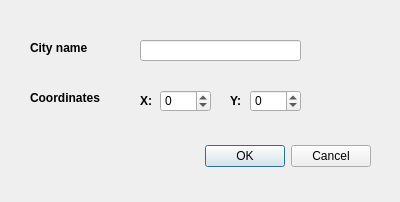
<?xml version="1.0" encoding="UTF-8"?>
<ui version="4.0">
 <class>addCityDialog</class>
 <widget class="QDialog" name="addCityDialog">
  <property name="geometry">
   <rect>
    <x>0</x>
    <y>0</y>
    <width>400</width>
    <height>202</height>
   </rect>
  </property>
  <property name="windowTitle">
   <string>Add City</string>
  </property>
  <widget class="QDialogButtonBox" name="buttonBox">
   <property name="geometry">
    <rect>
     <x>30</x>
     <y>140</y>
     <width>341</width>
     <height>32</height>
    </rect>
   </property>
   <property name="orientation">
    <enum>Qt::Horizontal</enum>
   </property>
   <property name="standardButtons">
    <set>QDialogButtonBox::Cancel|QDialogButtonBox::Ok</set>
   </property>
  </widget>
  <widget class="QLineEdit" name="lineEdit_addCity_name">
   <property name="geometry">
    <rect>
     <x>140</x>
     <y>40</y>
     <width>161</width>
     <height>21</height>
    </rect>
   </property>
  </widget>
  <widget class="QSpinBox" name="spinBox_addCity_x">
   <property name="geometry">
    <rect>
     <x>160</x>
     <y>90</y>
     <width>51</width>
     <height>22</height>
    </rect>
   </property>
   <property name="minimum">
    <number>-5000</number>
   </property>
   <property name="maximum">
    <number>5000</number>
   </property>
  </widget>
  <widget class="QSpinBox" name="spinBox_addCity_y">
   <property name="geometry">
    <rect>
     <x>250</x>
     <y>90</y>
     <width>51</width>
     <height>22</height>
    </rect>
   </property>
   <property name="minimum">
    <number>-5000</number>
   </property>
   <property name="maximum">
    <number>5000</number>
   </property>
  </widget>
  <widget class="QLabel" name="label">
   <property name="geometry">
    <rect>
     <x>30</x>
     <y>40</y>
     <width>71</width>
     <height>16</height>
    </rect>
   </property>
   <property name="font">
    <font>
     <bold>true</bold>
    </font>
   </property>
   <property name="text">
    <string>City name</string>
   </property>
  </widget>
  <widget class="QLabel" name="label_2">
   <property name="geometry">
    <rect>
     <x>30</x>
     <y>90</y>
     <width>101</width>
     <height>16</height>
    </rect>
   </property>
   <property name="font">
    <font>
     <bold>true</bold>
    </font>
   </property>
   <property name="text">
    <string>Coordinates</string>
   </property>
  </widget>
  <widget class="QLabel" name="label_3">
   <property name="geometry">
    <rect>
     <x>140</x>
     <y>90</y>
     <width>16</width>
     <height>22</height>
    </rect>
   </property>
   <property name="font">
    <font>
     <bold>true</bold>
    </font>
   </property>
   <property name="text">
    <string>X:</string>
   </property>
  </widget>
  <widget class="QLabel" name="label_4">
   <property name="geometry">
    <rect>
     <x>230</x>
     <y>90</y>
     <width>16</width>
     <height>22</height>
    </rect>
   </property>
   <property name="font">
    <font>
     <bold>true</bold>
    </font>
   </property>
   <property name="text">
    <string>Y:</string>
   </property>
  </widget>
  <widget class="QLabel" name="label_errorText">
   <property name="geometry">
    <rect>
     <x>10</x>
     <y>180</y>
     <width>181</width>
     <height>16</height>
    </rect>
   </property>
   <property name="font">
    <font>
     <family>SF Pro Display</family>
     <pointsize>11</pointsize>
     <bold>false</bold>
    </font>
   </property>
   <property name="text">
    <string/>
   </property>
  </widget>
 </widget>
 <resources/>
 <connections>
  <connection>
   <sender>buttonBox</sender>
   <signal>accepted()</signal>
   <receiver>addCityDialog</receiver>
   <slot>accept()</slot>
   <hints>
    <hint type="sourcelabel">
     <x>248</x>
     <y>254</y>
    </hint>
    <hint type="destinationlabel">
     <x>157</x>
     <y>274</y>
    </hint>
   </hints>
  </connection>
  <connection>
   <sender>buttonBox</sender>
   <signal>rejected()</signal>
   <receiver>addCityDialog</receiver>
   <slot>reject()</slot>
   <hints>
    <hint type="sourcelabel">
     <x>316</x>
     <y>260</y>
    </hint>
    <hint type="destinationlabel">
     <x>286</x>
     <y>274</y>
    </hint>
   </hints>
  </connection>
 </connections>
</ui>
